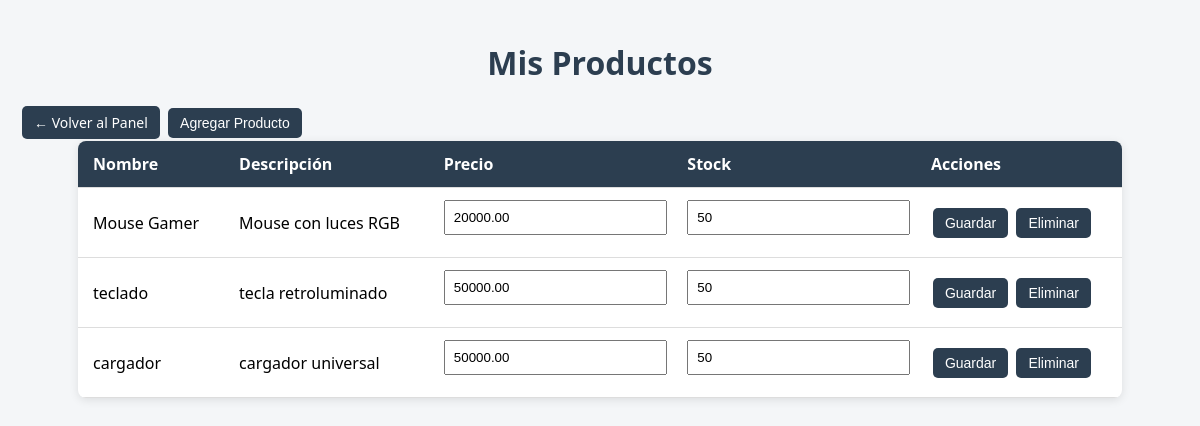
The page /mis_productos.php (signed in) on the database its author committed.
### tables this page shows
CREATE TABLE `productos_proveedor` (
  `id` int(11) NOT NULL,
  `proveedor` varchar(100) DEFAULT NULL,
  `nombre` varchar(100) DEFAULT NULL,
  `descripcion` text DEFAULT NULL,
  `precio` decimal(10,2) DEFAULT NULL,
  `stock` int(11) DEFAULT NULL,
  `proveedor_id` int(11) DEFAULT NULL,
  `id_producto` int(11) NOT NULL
);

### mis_productos.php (the view, shortened to what this page needs)
<?php
require 'conexion.php';
$proveedor = $_SESSION['usuarios'] ?? null;
$sql_proveedor = $conn->prepare("SELECT id FROM usuarios WHERE correo = ?");
$sql_proveedor->bind_param("s", $proveedor);
$sql_proveedor->execute();
$res = $sql_proveedor->get_result();
$row = $res->fetch_assoc();
$proveedor_id = $row['id'] ?? null;
$query = $conn->prepare("SELECT * FROM productos_proveedor WHERE proveedor = ?");
$query->bind_param("i", $proveedor_id);
$query->execute();
$resultado = $query->get_result();
?>
<!DOCTYPE html>
<html lang="es">
<head>
    <link rel="stylesheet" href="productos.css">
</head>
<body>
<h1>Mis Productos</h1>
<a href="proveedor.php" class="btn">← Volver al Panel</a>
<button class="btn" onclick="toggleForm()">Agregar Producto</button>
<table>
    <thead>
        <tr>
            <th>Nombre</th>
            <th>Descripción</th>
            <th>Precio</th>
            <th>Stock</th>
            <th>Acciones</th>
        </tr>
    </thead>
    <tbody>
        <?php while ($producto = $resultado->fetch_assoc()): ?>
            <tr>
                <form method="POST">
                    <td><?= htmlspecialchars($producto['nombre']) ?></td>
                    <td><?= htmlspecialchars($producto['descripcion']) ?></td>
                    <td>
                        <input type="number" step="0.01" name="nuevo_precio" value="<?= $producto['precio'] ?>" required>
                    </td>
                    <td>
                        <input type="number" name="nuevo_stock" value="<?= $producto['stock'] ?>" required>
                    </td>
                    <td>
                        <button class="btn" type="submit" name="editar">Guardar</button>
                        <button class="btn" type="submit" name="eliminar" onclick="return confirm('¿Eliminar producto?')">Eliminar</button>
                    </td>
                </form>
            </tr>
        <?php endwhile; ?>
    </tbody>
</table>
</body>
</html>

### productos.css (style rules this page uses)
body { font-family: 'Segoe UI', Tahoma, Geneva, Verdana, sans-serif; background-color: #f4f6f8; margin: 0; padding: 20px; }
h1, h2 { color: #2c3e50; text-align: center; margin-bottom: 20px; }
table { width: 90%; margin: auto; border-collapse: collapse; box-shadow: 0 2px 10px rgba(0,0,0,0.1); background-color: white; border-radius: 8px; overflow: hidden; }
th, td { padding: 12px 15px; text-align: left; border-bottom: 1px solid #ddd; }
th { background-color: #2c3e50; color: white; font-weight: bold; }
.btn { padding: 10px 18px; background-color: #3498db; color: white; border: none; border-radius: 5px; text-decoration: none; font-size: 14px; cursor: pointer; transition: background-color 0.3s ease; display: inline-block; }
form { width: 90%; max-width: 600px; margin: auto; background-color: white; padding: 20px; border-radius: 8px; box-shadow: 0 2px 10px rgba(0,0,0,0.1); }

### mis_productos.php (style rules this page uses)
.btn { background-color: #2c3e50; color: white; border: none; padding: 7px 12px; border-radius: 5px; cursor: pointer; margin: 2px; }
input[type="number"], input[type="text"], textarea { width: 95%; padding: 8px; margin-bottom: 10px; }

### rows shown on the page
productos_proveedor: nombre "Mouse Gamer", descripcion "Mouse con luces RGB", nuevo_precio "20000.00", nuevo_stock "50"
productos_proveedor: nombre "teclado", descripcion "tecla retroluminado", nuevo_precio "50000.00", nuevo_stock "50"
productos_proveedor: nombre "cargador", descripcion "cargador universal", nuevo_precio "50000.00", nuevo_stock "50"
